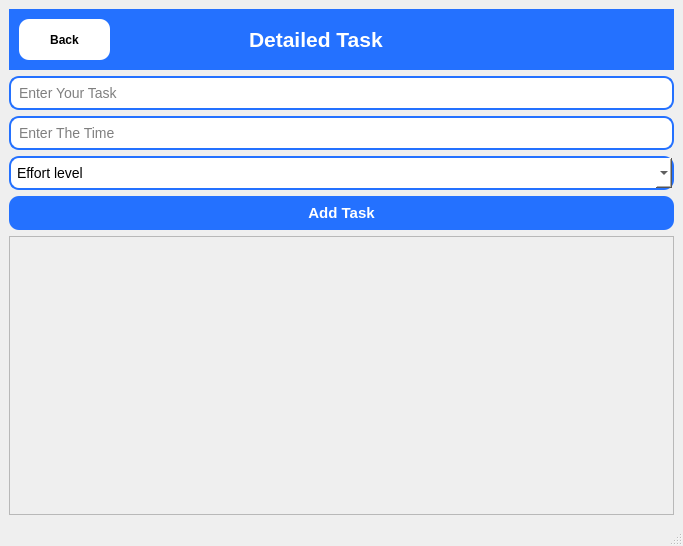
<?xml version="1.0" encoding="UTF-8"?>
<ui version="4.0">
 <class>MainWindow</class>
 <widget class="QMainWindow" name="MainWindow">
  <property name="geometry">
   <rect>
    <x>0</x>
    <y>0</y>
    <width>683</width>
    <height>546</height>
   </rect>
  </property>
  <property name="windowTitle">
   <string>MainWindow</string>
  </property>
  <widget class="QWidget" name="centralwidget">
   <layout class="QVBoxLayout" name="verticalLayout">
    <item>
     <widget class="QFrame" name="appBar">
      <property name="minimumSize">
       <size>
        <width>661</width>
        <height>61</height>
       </size>
      </property>
      <property name="font">
       <font>
        <weight>75</weight>
        <bold>true</bold>
       </font>
      </property>
      <property name="styleSheet">
       <string notr="true">background-color: #FF2471FF;</string>
      </property>
      <property name="frameShape">
       <enum>QFrame::NoFrame</enum>
      </property>
      <property name="frameShadow">
       <enum>QFrame::Plain</enum>
      </property>
      <widget class="QLabel" name="label">
       <property name="geometry">
        <rect>
         <x>240</x>
         <y>20</y>
         <width>191</width>
         <height>21</height>
        </rect>
       </property>
       <property name="font">
        <font>
         <pointsize>16</pointsize>
         <weight>75</weight>
         <bold>true</bold>
        </font>
       </property>
       <property name="styleSheet">
        <string notr="true">Color:#FFFFFF</string>
       </property>
       <property name="text">
        <string>Detailed Task</string>
       </property>
      </widget>
      <widget class="QPushButton" name="backButton">
       <property name="geometry">
        <rect>
         <x>10</x>
         <y>10</y>
         <width>91</width>
         <height>41</height>
        </rect>
       </property>
       <property name="font">
        <font>
         <pointsize>-1</pointsize>
         <weight>75</weight>
         <bold>true</bold>
        </font>
       </property>
       <property name="styleSheet">
        <string notr="true">QPushButton {
    background-color: #FFFFFF;
    color: black;
    border-radius: 10px;
    font-size: 12px;
    font-weight: bold;
    padding: 8px 15px;
}

QPushButton:hover {
    background-color: #164499;
}

QPushButton:pressed {
    background-color: #0E326F;
}
</string>
       </property>
       <property name="inputMethodHints">
        <set>Qt::ImhNone</set>
       </property>
       <property name="text">
        <string>Back</string>
       </property>
      </widget>
     </widget>
    </item>
    <item>
     <widget class="QLineEdit" name="taskInput">
      <property name="styleSheet">
       <string notr="true">QLineEdit {
    background-color: #FFFFFF;
    border: 2px solid #2471FF;
    border-radius: 10px;
    padding: 6px;
    font-size: 14px;
    color: #000000;
}

QLineEdit:focus {
    border: 2px solid #164499;
    background-color: #F5F8FF;
}
</string>
      </property>
      <property name="inputMethodHints">
       <set>Qt::ImhHiddenText</set>
      </property>
      <property name="text">
       <string/>
      </property>
      <property name="placeholderText">
       <string>Enter Your Task</string>
      </property>
     </widget>
    </item>
    <item>
     <widget class="QLineEdit" name="timeInput">
      <property name="styleSheet">
       <string notr="true">QLineEdit {
    background-color: #FFFFFF;
    border: 2px solid #2471FF;
    border-radius: 10px;
    padding: 6px;
    font-size: 14px;
    color: #000000;
}

QLineEdit:focus {
    border: 2px solid #164499;
    background-color: #F5F8FF;
}
</string>
      </property>
      <property name="text">
       <string/>
      </property>
      <property name="placeholderText">
       <string>Enter The Time</string>
      </property>
     </widget>
    </item>
    <item>
     <widget class="QComboBox" name="effortCombo">
      <property name="styleSheet">
       <string notr="true">QComboBox {
    background-color: #FFFFFF;
    border: 2px solid #2471FF;
    border-radius: 10px;
    padding: 6px;
    font-size: 14px;
    color: #000000;
}

QComboBox:focus {
    border: 2px solid #164499;
    background-color: #F5F8FF;
}



QComboBox QAbstractItemView {
    border: 1px solid #2471FF;
    border-radius: 6px;
    background-color: #FFFFFF;
    selection-background-color: #2471FF;
    selection-color: #FFFFFF;
}
</string>
      </property>
      <property name="duplicatesEnabled">
       <bool>false</bool>
      </property>
      <item>
       <property name="text">
        <string>Effort level</string>
       </property>
      </item>
      <item>
       <property name="text">
        <string>Hard</string>
       </property>
      </item>
      <item>
       <property name="text">
        <string>Medium</string>
       </property>
      </item>
      <item>
       <property name="text">
        <string>Easy</string>
       </property>
      </item>
     </widget>
    </item>
    <item>
     <widget class="QPushButton" name="addTaskButton">
      <property name="styleSheet">
       <string notr="true">QPushButton {
    background-color: #2471FF;
    color: white;
    border-radius: 10px;
    font-size: 15px;
    font-weight: bold;
    padding: 8px 15px;
}

QPushButton:hover {
    background-color: #164499;
}

QPushButton:pressed {
    background-color: #0E326F;
}
</string>
      </property>
      <property name="text">
       <string>Add Task</string>
      </property>
     </widget>
    </item>
    <item>
     <widget class="QScrollArea" name="scrollArea">
      <property name="widgetResizable">
       <bool>true</bool>
      </property>
      <widget class="QWidget" name="scrollAreaWidgetContents">
       <property name="geometry">
        <rect>
         <x>0</x>
         <y>0</y>
         <width>659</width>
         <height>236</height>
        </rect>
       </property>
       <layout class="QVBoxLayout" name="verticalLayout_2">
        <item>
         <widget class="QWidget" name="task_container" native="true"/>
        </item>
       </layout>
      </widget>
     </widget>
    </item>
   </layout>
  </widget>
  <widget class="QMenuBar" name="menubar">
   <property name="geometry">
    <rect>
     <x>0</x>
     <y>0</y>
     <width>683</width>
     <height>26</height>
    </rect>
   </property>
  </widget>
  <widget class="QStatusBar" name="statusbar"/>
 </widget>
 <resources/>
 <connections/>
</ui>
